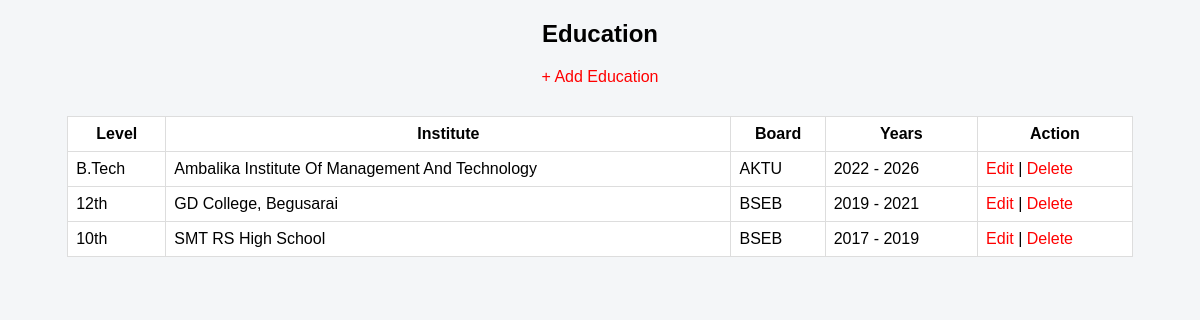
The app's page /admin/education_list.php (signed in) with its own data.
### tables this page shows
CREATE TABLE IF NOT EXISTS `education` (
  `id` int NOT NULL AUTO_INCREMENT,
  `level` varchar(50) DEFAULT NULL,
  `institute` varchar(150) DEFAULT NULL,
  `board_university` varchar(100) DEFAULT NULL,
  `start_year` year DEFAULT NULL,
  `end_year` year DEFAULT NULL,
  `description` text,
  PRIMARY KEY (`id`)
);

### admin/education_list.php (the view, shortened to what this page needs)
<?php
require "db.php";
$rows = $pdo->query("SELECT * FROM education ORDER BY start_year DESC")->fetchAll();
?>
<!DOCTYPE html>
<html>
<head>
</head>
<body>
    <h2 style="text-align:center;">Education</h2>
    <p style="text-align:center;"><a href="education_add.php">+ Add Education</a></p>
    <table class="table">
        <tr>
            <th>Level</th>
            <th>Institute</th>
            <th>Board</th>
            <th>Years</th>
            <th>Action</th>
        </tr>
        <?php foreach ($rows as $r): ?>
            <tr>
                <td><?= $r['level'] ?></td>
                <td><?= $r['institute'] ?></td>
                <td><?= $r['board_university'] ?></td>
                <td><?= $r['start_year'] ?> - <?= $r['end_year'] ?></td>
                <td>
                    <a href="education_edit.php?id=<?= $r['id'] ?>">Edit</a> |
                    <a href="education_delete.php?id=<?= $r['id'] ?>"
                        onclick="return confirm('Delete this record?')">Delete</a>
                </td>
            </tr>
        <?php endforeach; ?>
    </table>
</body>
</html>

### admin/education_list.php (style rules this page uses)
body { font-family: Arial; background: #f4f6f8; }
.table { width: 90%; margin: 30px auto; background: #fff; border-collapse: collapse; }
.table th, .table td { border: 1px solid #ddd; padding: 8px; }
a { color: red; text-decoration: none; }

### records on screen
education: level "B.Tech", institute "Ambalika Institute Of Management And Technology", board_university "AKTU", start_year "2022", end_year "2026"
education: level "12th", institute "GD College, Begusarai", board_university "BSEB", start_year "2019", end_year "2021"
education: level "10th", institute "SMT RS High School", board_university "BSEB", start_year "2017", end_year "2019"
